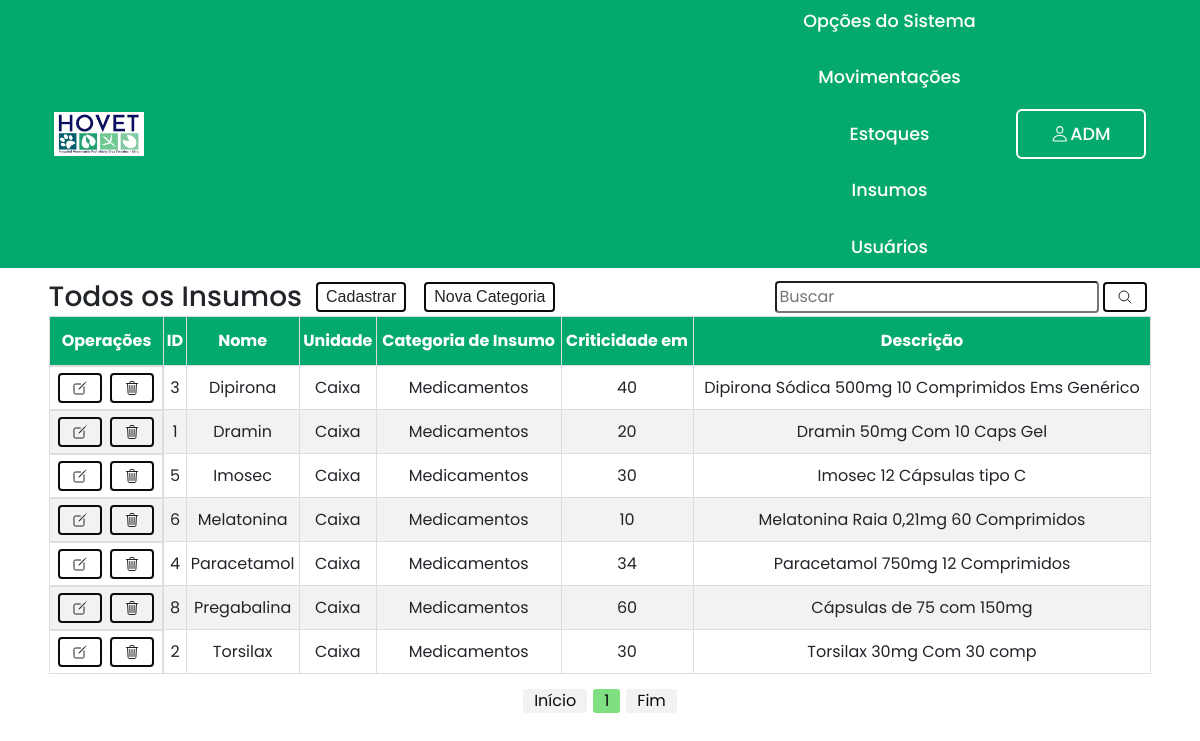
Page /painel-adm/index.php?menuop=insumos&categoriaInsumoId=1 (signed in) on the committed database.
### tables this page shows
create table insumos(
	insumos_id int primary key auto_increment,
    insumos_nome varchar(256) not null,
    insumos_unidade varchar(150) not null,
    insumos_descricao varchar(256) not null,
    insumos_qtd_critica int not null,
    insumos_tipo_insumos_id int not null,
    foreign key(insumos_tipo_insumos_id) references tipos_insumos(tipos_insumos_id)
);

create table tipos_insumos (
	tipos_insumos_id int primary key auto_increment,
    tipos_insumos_tipo varchar(100) not null);

### painel-adm/insumos/painel_insumos.php (the view, shortened to what this page needs)
<?php
$stringList = array();
if ( isset( $_GET['menuop'] ) && ! empty( $_GET['menuop'] )) {
	foreach ( $_GET as $chave => $valor ) {
        $valor_tmp = $chave;
        $position = strpos($valor_tmp, "menuop");
        $valor_est = strstr($valor_tmp,$position);
        array_push($stringList, $valor_est);
	}
    $idCategoria = $stringList[1];
    $categoriaId = $_GET[$idCategoria];
}
?>
<section class="painel_insumos">
    <div class="container">
        <div class="menu_header">
            <div class="menu_user">
                <h3>Todos os Insumos</h3>
                <a href="index.php?menuop=cadastro_insumo" id="operacao_cadastro">
                    <button class="btn">Cadastrar</button>
                </a>
                <a href="index.php?menuop=cadastro_categoria_insumo" id="operacao_cadastro">
                    <button class="btn">Nova Categoria</button>
                </a>
            </div>
            <div>
                <form action="index.php?menuop=insumos" method="post" class="form_buscar">
                    <input type="text" name="txt_pesquisa_insumos" placeholder="Buscar">
                    <button type="submit" class="btn">
                        <span class="icon">
                            <ion-icon name="search-outline"></ion-icon>
                        </span>
                    </button>
                </form>
            </div>
        </div>
        <div class="tabelas">
            <table id="tabela_listar">
                <thead>
                    <tr class="tabela_dados">
                        <th id="th_operacoes_editar_deletar">Operações</th>
                        <th>ID</th>
                        <th>Nome</th>
                        <th>Unidade</th>
                        <th>Categoria de Insumo</th>
                        <th>Criticidade em</th>
                        <th>Descrição</th>
                    </tr>
                </thead>
                <tbody>
                    <?php
                        $quantidade_registros_insumos = 10;
                        $pagina_insumos = (isset($_GET['pagina_insumos']))?(int)$_GET['pagina_insumos']:1;
                        $inicio_insumos = ($quantidade_registros_insumos * $pagina_insumos) - $quantidade_registros_insumos;
                        $txt_pesquisa_insumos = (isset($_POST["txt_pesquisa_insumos"]))?$_POST["txt_pesquisa_insumos"]:"";
                        $sql = "SELECT
                                    i.insumos_id,
                                    i.insumos_nome,
                                    i.insumos_unidade,
                                    i.insumos_descricao,
                                    t.tipos_insumos_tipo,
                                    i.insumos_qtd_critica
                                FROM
                                    insumos i
                                INNER JOIN
                                    tipos_insumos t
                                ON
                                    i.insumos_tipo_insumos_id = t.tipos_insumos_id
                                WHERE
                                    i.insumos_tipo_insumos_id = {$categoriaId} AND
                                    (i.insumos_id='{$txt_pesquisa_insumos}' or
                                    i.insumos_nome LIKE '%{$txt_pesquisa_insumos}%' or
                                    t.tipos_insumos_tipo LIKE '%{$txt_pesquisa_insumos}%' or
                                    i.insumos_unidade LIKE '%{$txt_pesquisa_insumos}%' or
                                    i.insumos_descricao LIKE '%{$txt_pesquisa_insumos}%')
                                    ORDER BY insumos_nome ASC
                                    LIMIT $inicio_insumos,$quantidade_registros_insumos";
                        $rs = mysqli_query($conexao,$sql) or die("Erro ao executar a consulta! " . mysqli_error($conexao));
                        while($dados = mysqli_fetch_assoc($rs)){
                    ?>
                    <tr class="tabela_dados">
                        <td class="operacoes" id="td_operacoes_editar_deletar">
                            <a href="index.php?menuop=editar_insumo&idInsumo=<?=$dados["insumos_id"]?>" class="confirmaEdit">
                                <button class="btn">
                                    <span class="icon">
                                        <ion-icon name="create-outline"></ion-icon>
                                    </span>
                                </button>
                            </a>
                            <a href="index.php?menuop=excluir_insumo&idInsumo=<?=$dados["insumos_id"]?>" class="confirmaDelete">
                                <button class="btn">
                                    <span class="icon">
                                        <ion-icon name="trash-outline"></ion-icon>
                                    </span>
                                </button>
                            </a>
                        </td>
                        <td><?=$dados["insumos_id"]?></td>
                        <td><?=$dados["insumos_nome"]?></td>
                        <td><?=$dados["insumos_unidade"]?></td>
                        <td><?=$dados["tipos_insumos_tipo"]?></td>
                        <td><?=$dados["insumos_qtd_critica"]?></td>
                        <td><?=$dados["insumos_descricao"]?></td>
                    </tr>
                    <?php
                        }
                    ?>
                </tbody>
            </table>
        </div>
            <div class="paginacao">
                <?php
                    $sqlTotalInsumos = "SELECT insumos_id FROM insumos WHERE insumos_tipo_insumos_id = {$categoriaId}";
                    $queryTotalInsumos = mysqli_query($conexao,$sqlTotalInsumos) or die(mysqli_error($conexao));
                    $numTotalInsumos = mysqli_num_rows($queryTotalInsumos);
                    $totalPaginasInsumos = ceil($numTotalInsumos/$quantidade_registros_insumos);
                    echo "<a href=\"?menuop=insumos&pagina_insumos=1\">Início</a> ";
                        ?>
                        <?php
                    for($i=1;$i<=$totalPaginasInsumos;$i++){
                        if ($i >= ($pagina_insumos) && $i <= ($pagina_insumos+5)) {
                            if ($i==$pagina_insumos) {
                                echo "<span>$i</span>";
                            } else {
                                echo " <a href=\"?menuop=insumos&pagina_insumos=$i\">$i</a> ";
                            }
                        }
                    }
                        ?>
                        <?php
                    echo " <a href=\"?menuop=insumos&pagina_insumos=$totalPaginasInsumos\">Fim</a>";
                ?>
            </div>
    </div>
</section>

### painel-adm/index.php (shortened to what this page needs)
<?php
include_once("../db/connect.php");
$sessionUserType = $_SESSION['usuario_tipo_usuario_id'];
?>
<!DOCTYPE html>
<html lang="pt-br">
<head>
    <link rel="stylesheet" href="https://cdn.jsdelivr.net/npm/bootstrap@4.6.2/dist/css/bootstrap.min.css"
>
    <link rel="stylesheet" href="../css/style_personalizado.css">
</head>
<body>
    <nav class="navbar">
        <div class="container navbar-header">
            <div class="logo">
                <a href="index.php?menuop=pagina_principal">
                    <img class="float-left" src="../img/logo_hovet.jpg">
                </a>
            </div>
            <div class="display-flex-row">
                <div class="menu_op_adm">
                    <div class="dropdown">
                        <a href="#">Opções do Sistema</a>
                    </div>
                    <div class="dropdown" id="listar">
                        <a href="#">Movimentações</a>
                    </div>
                    <div class="dropdown">
                        <a href="#">Estoques</a>
                    </div>
                    <div class="dropdown" id="listar">
                        <a href="#">Insumos</a>
                    </div>
                    <div class="dropdown" id="listar">
                        <a href="#">Usuários</a>
                    </div>
                </div>
                <div class="login_user">
                    <div class="dropdown">
                        <span class="icon">
                            <ion-icon name="person-outline"></ion-icon>
                            <?php echo $_SESSION['usuario_primeiro_nome'];?>
                        </span>
                    </div>
                </div>
            </div>
        </div>
    </nav>
    <main>
        <?php
            $menuop = (isset($_GET["menuop"]))?$_GET["menuop"]:"pagina_principal";
            switch ($menuop) {
                case 'insumos':
                    if ($sessionUserType!=2 && $sessionUserType!=3) {
                        echo "<script language='javascript'>window.alert('Você não tem permissão para acessar está página!!'); </script>";
                        echo "<script language='javascript'>window.location='/hovet/painel-adm/index.php?menuop=pagina_principal'</script>";
                    } else {
                        include_once("insumos/painel_insumos.php");
                        break;
                    }
            }
        ?>
    </main>
</body>
</html>

### css/style_personalizado.css (style rules this page uses)
* { margin: 0; padding: 0; box-sizing: border-box; font-family: 'Poppins', sans-serif; }
*, *:before, *:after { box-sizing: border-box; }
.navbar { background-color: #04AA6D !important; }
.navbar img { width: 90px; }
.navbar a { color: #071e51; font-size: 15px; }
.container { display: flex; justify-content: center; flex-direction: column; }
.container.navbar-header { flex-direction: row; }
@media (min-width: 1200px) { .container { max-width: 96% !important; } }
.menu_user { display: flex; gap: 10px; align-items: center; }
.menu_user > h3 { margin-bottom: 0; }
.dropdown { position: relative; display: inline-block; }
#tabela_listar { font-family: Arial, Helvetica, sans-serif; border-collapse: collapse; width: 100%; }
#tabela_listar td, #tabela_listar th { border: 1px solid #ddd; padding: 2px; }
#tabela_listar tr:nth-child(even) { background-color: #f2f2f2; }
#tabela_listar th { padding-top: 12px; padding-bottom: 12px; text-align: center; background-color: #04AA6D; color: white; }
#tabela_listar td { text-align: center; }
.menu_header { display: flex; align-items: center; justify-content: space-between; }
.menu_op_adm { display: flex; align-items: center; gap: 30px; margin-bottom: 0; }
.menu_op_adm a { position: relative; font-size: 1.1em; color: #fff; text-decoration: none; font-weight: 500; }
.menu_op_adm a::after { content: ''; position: absolute; left: 0; bottom: -3px; width: 100%; height: 3px; background: #fff; border-radius: 5px; transform-origin: right; transform: scaleX(0); transition: transform .5s; color: #0B0B0B; }
.login_user { display: flex; align-items: center; justify-content: center; }
.login_user { width: 130px; height: 50px; background: transparent; border: 2px solid #fff; outline: none; border-radius: 6px; cursor: pointer; font-size: 1.1em; color: #fff; font-weight: 500; margin-left: 30px; transition: .5s; }
main { padding: 10px; }
button.btn { background: none; border: 2px solid #0B0B0B; font-family: "montserrat", sans-serif; padding: 1px 8px; min-width: 20px; margin: 4px; cursor: pointer; transition: color 0.4s linear; position: relative; }
button.btn::before { content: ""; position: absolute; left: 0; top: 0; width: 100%; height: 100%; background: #04AA6D; z-index: -1; transition: transform 0.5s; transform-origin: 0 0; transition-timing-function: cubic-bezier(0.5,1.6,0.4,0.7); }
button.btn::before { transform: scaleX(0); }
span.icon { display: flex; gap: 2px; align-items: center; padding: 4px; }
td.operacoes { display: flex; justify-content: center; }
.form_buscar { display: flex; align-items: center; }
.form_buscar input { padding: 2px; border-radius: .25em; }
.tabelas { display: flex; }
.paginacao { display: flex; gap: 6px; margin-top: 15px; justify-content: center; }
.paginacao a { color: #0B0B0B; background-color: #f2f2f2; border-radius: 3px; padding: 0 11px; }
.paginacao > span { color: #0B0B0B; background-color: #7EE081; border-radius: 3px; padding: 0 11px; }
.display-flex-row { display: flex; gap: 10px; align-items: center; }
@media only screen and (max-width: 1480px) { .menu_op_adm { flex-direction: column; } }

### rows in the picture
insumos: insumos_id "3", insumos_nome "Dipirona", insumos_unidade "Caixa", insumos_tipo_insumos.tipos_insumos_tipo "Medicamentos", insumos_qtd_critica "40", insumos_descricao "Dipirona Sódica 500mg 10 Comprimidos Ems Genérico"
insumos: insumos_id "1", insumos_nome "Dramin", insumos_unidade "Caixa", insumos_tipo_insumos.tipos_insumos_tipo "Medicamentos", insumos_qtd_critica "20", insumos_descricao "Dramin 50mg Com 10 Caps Gel"
insumos: insumos_id "5", insumos_nome "Imosec", insumos_unidade "Caixa", insumos_tipo_insumos.tipos_insumos_tipo "Medicamentos", insumos_qtd_critica "30", insumos_descricao "Imosec 12 Cápsulas tipo C"
insumos: insumos_id "6", insumos_nome "Melatonina", insumos_unidade "Caixa", insumos_tipo_insumos.tipos_insumos_tipo "Medicamentos", insumos_qtd_critica "10", insumos_descricao "Melatonina Raia 0,21mg 60 Comprimidos"
insumos: insumos_id "4", insumos_nome "Paracetamol", insumos_unidade "Caixa", insumos_tipo_insumos.tipos_insumos_tipo "Medicamentos", insumos_qtd_critica "34", insumos_descricao "Paracetamol 750mg 12 Comprimidos"
insumos: insumos_id "8", insumos_nome "Pregabalina", insumos_unidade "Caixa", insumos_tipo_insumos.tipos_insumos_tipo "Medicamentos", insumos_qtd_critica "60", insumos_descricao "Cápsulas de 75 com 150mg"
insumos: insumos_id "2", insumos_nome "Torsilax", insumos_unidade "Caixa", insumos_tipo_insumos.tipos_insumos_tipo "Medicamentos", insumos_qtd_critica "30", insumos_descricao "Torsilax 30mg Com 30 comp"

### other values in the picture
$_SESSION['usuario_primeiro_nome'] "ADM"
